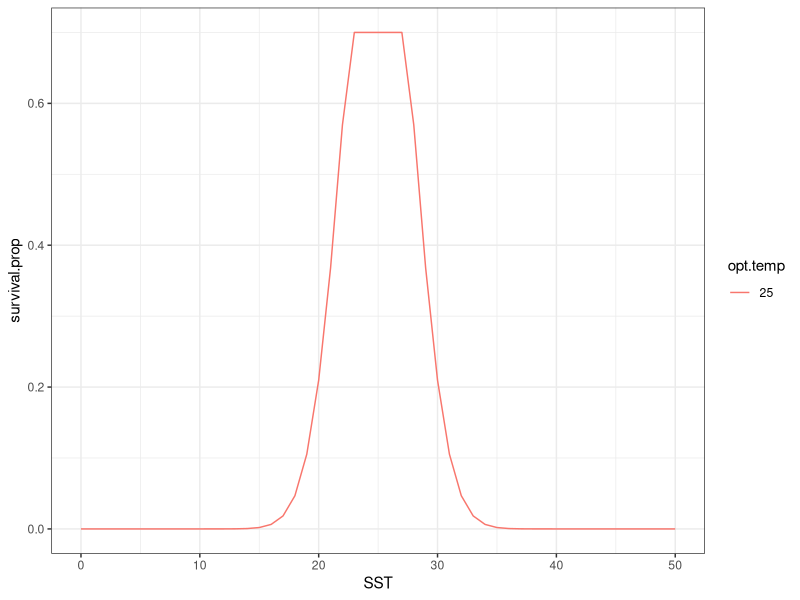

Recreate this plot in R. (Note: this script raises an error after producing the figure.)
library(ggplot2)
library(tidyverse)


# Model Parameter set up --------------------------------------------------

SST <- seq(0, 50) # sea surface temperatures to model

opt.temp <- 25 # optimal temperature ranges

temp.range <- 4 # thermal performance range, w


# Mortality Function ------------------------------------------------------

calc_mortality <- function(SST, opt.temp, temp.range) {
  nat.m <- 1 - exp((-(SST - opt.temp)^2) / (temp.range^2)) # temperature based mortality function from Walsworth et al.
  return(1 - nat.m)
}


# Simulate Mortality Rates Function -----------------------------------------------

simulate_mortality <- function(SST, opt.temp, temp.range) {
  results <- matrix(NaN, nrow = length(SST), ncol = 1) # empty matrix to hold results


  for (i in 1:length(SST)) {
    for (j in 1:length(opt.temp)) {
      mort <- calc_mortality(SST[i], opt.temp, temp.range)
      results[i][j] <- mort
    }
  }

  results_plot <- as.data.frame(results) %>%
    rename(survival = V1) %>%
    mutate(survival.prop = case_when(
      survival > .7 ~ .7,
      survival < .7 ~ survival
    ))

  results_plot$SST <- SST
  results_plot$opt.temp <- opt.temp
  results_plot$range <- temp.range

  return(results_plot)
}



# Simulate multiple optimal temperatures ----------------------------------

simulation_results <- data.frame()

for (k in 1:length(opt.temp)) {
  sub_result <- simulate_mortality(SST, opt.temp[k], temp.range)
  simulation_results <- bind_rows(sub_result, simulation_results)
}

simulation_results <- simulation_results %>%
  mutate(opt.temp = as.factor(opt.temp))

ggplot(simulation_results, aes(SST, survival.prop, color = opt.temp)) +
  geom_line() +
  theme_bw()


# Simulate multiple range widths ------------------------------------------

opt.temp <- 22 # optimal temperature ranges

temp.range <- c(2, 4, 6, 8, 10) # thermal performance range, w

simulation_results <- data.frame()

for (k in 1:length(temp.range)) {
  sub_result <- simulate_mortaility(SST, opt.temp, temp.range[k])
  simulation_results <- bind_rows(sub_result, simulation_results)
}

simulation_results <- simulation_results %>%
  mutate(range = as.factor(range))

ggplot(simulation_results, aes(SST, survival.prop, color = range)) +
  geom_path() +
  theme_bw()
